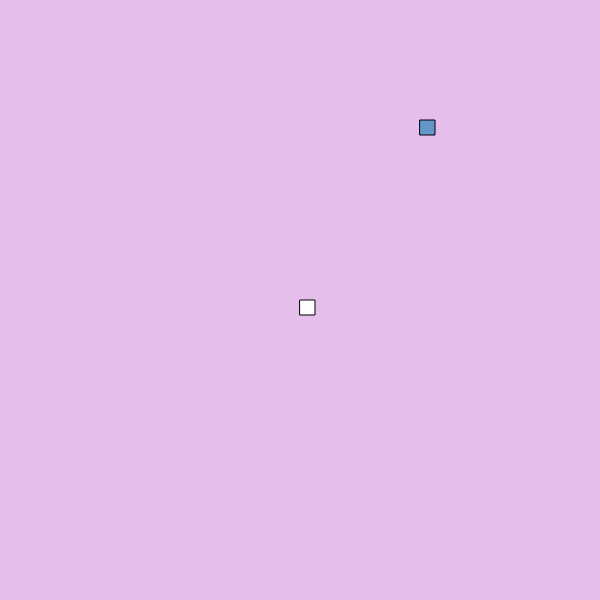
Frame 1 (no input)
Frame 60 (no input): identical to frame 1, image omitted
Frame 120 (the mouse pressed at the canvas centre since frame 60): identical to frame 1, image omitted

The p5.js sketch that drew this single still picture (run headless with seeded random() and noise() and a simulated clock; from frame 60 on, the mouse is pressed at the canvas centre):

// p5.js sketch
// ── sketch.js
const SCL = 15; //Reset to 15
var backCol;
var rateInitial = 12;
var rate = rateInitial;


function setup() {
	createCanvas(600, 600);
	snake1 = new Snake();
	snake2 = new Snake();
	food = new Food();
	backCol = color(random(100) + 155, random(100) + 155, random(100) + 155);
}


function draw() {
	background(backCol);

	if (frameCount % rate == 0) {  //RESET TO 14
		snake1.update();
	}

	food.show();
	snake1.overlap();
	snake1.show();

	if (snake1.loc.x == food.loc.x * SCL && snake1.loc.y == food.loc.y * SCL) {
		snake1.eat();
		food.relocate();
		if (rate > 1) {
			rate--;
		}
		
		console.log("++");
	}
}


function keyPressed() {
	// if ((key == "LEFT" && snake1.speed.x != 1 && snake1.tailSections != 0) || (key == "LEFT" && snake1.tailSections == 0)) {
	// 	snake1.dir(-1, 0);
	// } else if ((key == "RIGHT" && snake1.speed.x != -1 && snake1.tailSections != 0) || (key == "RIGHT" && snake1.tailSections == 0)) {
	// 	snake1.dir(1, 0);
	// } else if ((key == "UP" && snake1.speed.y != 1 && snake1.tailSections != 0) || (key == "UP" && snake1.tailSections == 0)) {
	// 	snake1.dir(0, -1);
	// } else if ((key == "DOWN" && snake1.speed.y != -1 && snake1.tailSections != 0) || (key == "DOWN" && snake1.tailSections == 0)) {
	// 	snake1.dir(0, 1);
	// }
	if ((key == "A" && snake1.speed.x != 1 && snake1.tailSections != 0) || (key == "A" && snake1.tailSections == 0)) {
		snake1.dir(-1, 0);
	} else if ((key == "D" && snake1.speed.x != -1 && snake1.tailSections != 0) || (key == "D" && snake1.tailSections == 0)) {
		snake1.dir(1, 0);
	} else if ((key == "W" && snake1.speed.y != 1 && snake1.tailSections != 0) || (key == "W" && snake1.tailSections == 0)) {
		snake1.dir(0, -1);
	} else if ((key == "S" && snake1.speed.y != -1 && snake1.tailSections != 0) || (key == "S" && snake1.tailSections == 0)) {
		snake1.dir(0, 1);
	}	
}


function mousePressed() {
	snake1.tailSections++;
}
// ── food.js
function Food() {
	this.loc = createVector(floor(random(0, floor(width/SCL))), floor(random(0, floor(height/SCL))));

	this.show = function() {
		fill(100, 150, 200);
		rect(this.loc.x*SCL, this.loc.y*SCL, SCL, SCL);
	}

	this.relocate = function(v) {
		this.loc = createVector(floor(random(0, floor(width/SCL))), floor(random(0, floor(height/SCL))));
		while (this.loc == v) {
			this.loc = createVector(floor(random(0, floor(width/SCL))), floor(random(0, floor(height/SCL))));
		}
	}
}
// ── snake.js
function Snake() {
	this.loc = createVector(width/2, height/2);
	this.speed = createVector(0, 0);
	this.tailSections = 0;
	this.tail = [];

	this.eat = function() {
		this.tailSections++;
		backCol = color(random(100) + 155, random(100) + 155, random(100) + 155);
	}

	this.dir = function(x, y) {
		this.speed.x = x;
		this.speed.y = y;
	}

	this.update = function() {
		if (this.tailSections == this.tail.length) {
			for (var i = 0; i < this.tail.length-1; i++) {
				this.tail[i] = this.tail[i+1];
			}
		}
		this.tail[this.tailSections-1] = createVector(this.loc.x, this.loc.y);

		this.loc.x += this.speed.x * SCL;
		this.loc.y += this.speed.y * SCL;

		this.loc.x = constrain(this.loc.x, 0, width - SCL);
		this.loc.y = constrain(this.loc.y, 0, height - SCL);
	}

	this.show = function() {
		for (var i = 0; i < this.tail.length; i++) {
			col = map(i, 0, this.tail.length, 0, 255, true);
			col = color(random(col), random(col), random(col));
			fill(col);
			rect(this.tail[i].x, this.tail[i].y, SCL, SCL);
		}

		fill(255);
		rect(this.loc.x, this.loc.y, SCL, SCL);
	}

	this.overlap = function() {
		for (var i = 0; i < this.tail.length; i++) {
			var d = dist(this.loc.x, this.loc.y, this.tail[i].x, this.tail[i].y);
			if (d == 0) {
				this.tailSections = 0;
				this.tail = [];
				rate = rateInitial;
			}
		}
	}
}
